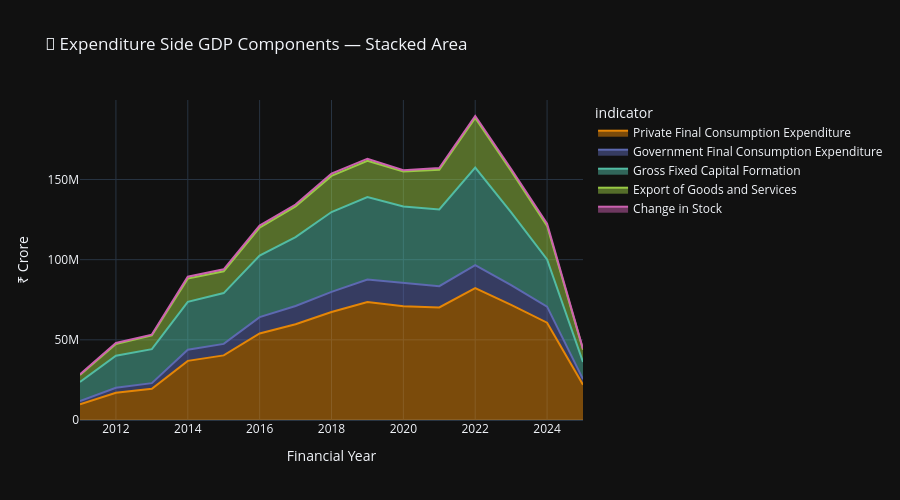

The notebook cell this image was saved under:
### Code cell
exp_inds = [
    'Private Final Consumption Expenditure',
    'Government Final Consumption Expenditure',
    'Gross Fixed Capital Formation',
    'Export of Goods and Services',
    'Change in Stock',
]

exp_df_list = []
for ind in exp_inds:
    sub = df_ann[(df_ann['indicator'] == ind) & (df_ann['base_year'] == '2011-12')]
    sub = sub.groupby('year_int')['current_price'].sum().reset_index()
    sub['indicator'] = ind
    exp_df_list.append(sub)

exp_combined = pd.concat(exp_df_list)

fig = px.area(
    exp_combined.dropna(),
    x='year_int', y='current_price',
    color='indicator',
    title='💸 Expenditure Side GDP Components — Stacked Area',
    labels={'current_price': '₹ Crore', 'year_int': 'Financial Year'},
    color_discrete_sequence=px.colors.qualitative.Vivid,
    template='plotly_dark',
    height=500
)
fig.show()
fig.write_html('plotly_expenditure_stacked.html')

### Figure 1 — Plotly figure (JSON) as saved in the notebook; plotly's stock layout.template omitted (floating-point values rounded to 4 significant figures)
{"data": [{"fillpattern": {"shape": ""}, "hovertemplate": "indicator=Private Final Consumption Expenditure<br>Financial Year=%{x}<br>₹ Crore=%{y}<extra></extra>", "legendgroup": "Private Final Consumption Expenditure", "line": {"color": "rgb(229, 134, 6)"}, "marker": {"symbol": "circle"}, "mode": "lines", "name": "Private Final Consumption Expenditure", "orientation": "v", "showlegend": true, "stackgroup": "1", "type": "scatter", "x": [2011, 2012, 2013, 2014, 2015, 2016, 2017, 2018, 2019, 2020, 2021, 2022, 2023, 2024, 2025], "xaxis": "x", "y": [9821000.0, 16950000.0, 19520000.0, 36890000.0, 40310000.0, 53990000.0, 59760000.0, 67300000.0, 73640000.0, 71020000.0, 70200000.0, 82310000.0, 71740000.0, 60680000.0, 21960000.0], "yaxis": "y"}, {"fillpattern": {"shape": ""}, "hovertemplate": "indicator=Government Final Consumption Expenditure<br>Financial Year=%{x}<br>₹ Crore=%{y}<extra></extra>", "legendgroup": "Government Final Consumption Expenditure", "line": {"color": "rgb(93, 105, 177)"}, "marker": {"symbol": "circle"}, "mode": "lines", "name": "Government Final Consumption Expenditure", "orientation": "v", "showlegend": true, "stackgroup": "1", "type": "scatter", "x": [2011, 2012, 2013, 2014, 2015, 2016, 2017, 2018, 2019, 2020, 2021, 2022, 2023, 2024, 2025], "xaxis": "x", "y": [1937000.0, 3186000.0, 3466000.0, 6884000.0, 7166000.0, 10190000.0, 11350000.0, 12620000.0, 13980000.0, 14660000.0, 13260000.0, 14240000.0, 12300000.0, 9992000.0, 3520000.0], "yaxis": "y"}, {"fillpattern": {"shape": ""}, "hovertemplate": "indicator=Gross Fixed Capital Formation<br>Financial Year=%{x}<br>₹ Crore=%{y}<extra></extra>", "legendgroup": "Gross Fixed Capital Formation", "line": {"color": "rgb(82, 188, 163)"}, "marker": {"symbol": "circle"}, "mode": "lines", "name": "Gross Fixed Capital Formation", "orientation": "v", "showlegend": true, "stackgroup": "1", "type": "scatter", "x": [2011, 2012, 2013, 2014, 2015, 2016, 2017, 2018, 2019, 2020, 2021, 2022, 2023, 2024, 2025], "xaxis": "x", "y": [11990000.0, 19930000.0, 21180000.0, 29930000.0, 31680000.0, 38310000.0, 42960000.0, 49780000.0, 51430000.0, 47490000.0, 47870000.0, 60820000.0, 45480000.0, 29450000.0, 10710000.0], "yaxis": "y"}, {"fillpattern": {"shape": ""}, "hovertemplate": "indicator=Export of Goods and Services<br>Financial Year=%{x}<br>₹ Crore=%{y}<extra></extra>", "legendgroup": "Export of Goods and Services", "line": {"color": "rgb(153, 201, 69)"}, "marker": {"symbol": "circle"}, "mode": "lines", "name": "Export of Goods and Services", "orientation": "v", "showlegend": true, "stackgroup": "1", "type": "scatter", "x": [2011, 2012, 2013, 2014, 2015, 2016, 2017, 2018, 2019, 2020, 2021, 2022, 2023, 2024, 2025], "xaxis": "x", "y": [4288000.0, 7319000.0, 8568000.0, 14480000.0, 13570000.0, 17480000.0, 19110000.0, 22530000.0, 22580000.0, 21880000.0, 24760000.0, 31030000.0, 25780000.0, 20970000.0, 7662000.0], "yaxis": "y"}, {"fillpattern": {"shape": ""}, "hovertemplate": "indicator=Change in Stock<br>Financial Year=%{x}<br>₹ Crore=%{y}<extra></extra>", "legendgroup": "Change in Stock", "line": {"color": "rgb(204, 97, 176)"}, "marker": {"symbol": "circle"}, "mode": "lines", "name": "Change in Stock", "orientation": "v", "showlegend": true, "stackgroup": "1", "type": "scatter", "x": [2011, 2012, 2013, 2014, 2015, 2016, 2017, 2018, 2019, 2020, 2021, 2022, 2023, 2024, 2025], "xaxis": "x", "y": [414800.0, 639200.0, 494500.0, 1187000.0, 1277000.0, 1283000.0, 1222000.0, 1449000.0, 1340000.0, 775200.0, 1044000.0, 1184000.0, 1238000.0, 1314000.0, 516700.0], "yaxis": "y"}], "layout": {"height": 500, "legend": {"title": {"text": "indicator"}, "tracegroupgap": 0}, "title": {"text": "💸 Expenditure Side GDP Components — Stacked Area"}, "xaxis": {"anchor": "y", "domain": [0, 1], "title": {"text": "Financial Year"}}, "yaxis": {"anchor": "x", "domain": [0, 1], "title": {"text": "₹ Crore"}}}}
